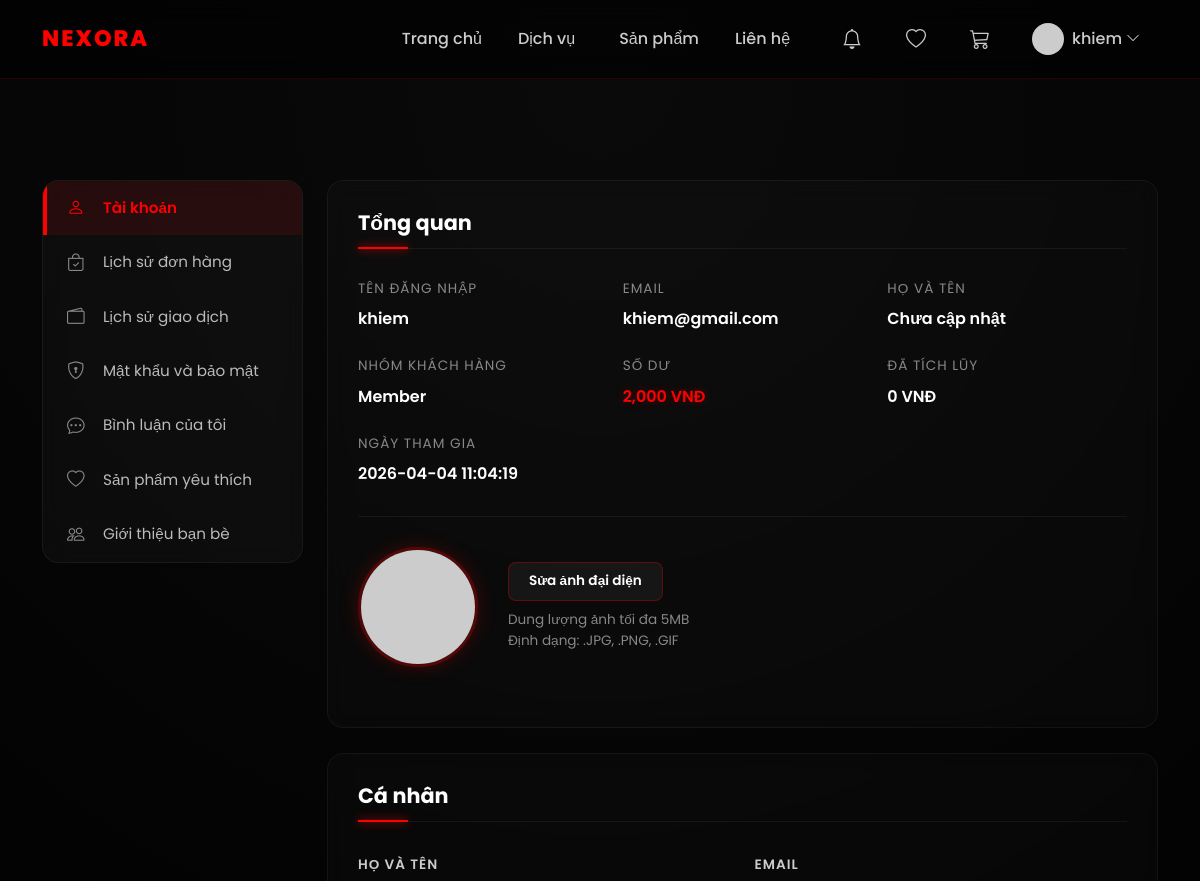
Before: /users/profile/ (signed in, upper part) with the older database file.
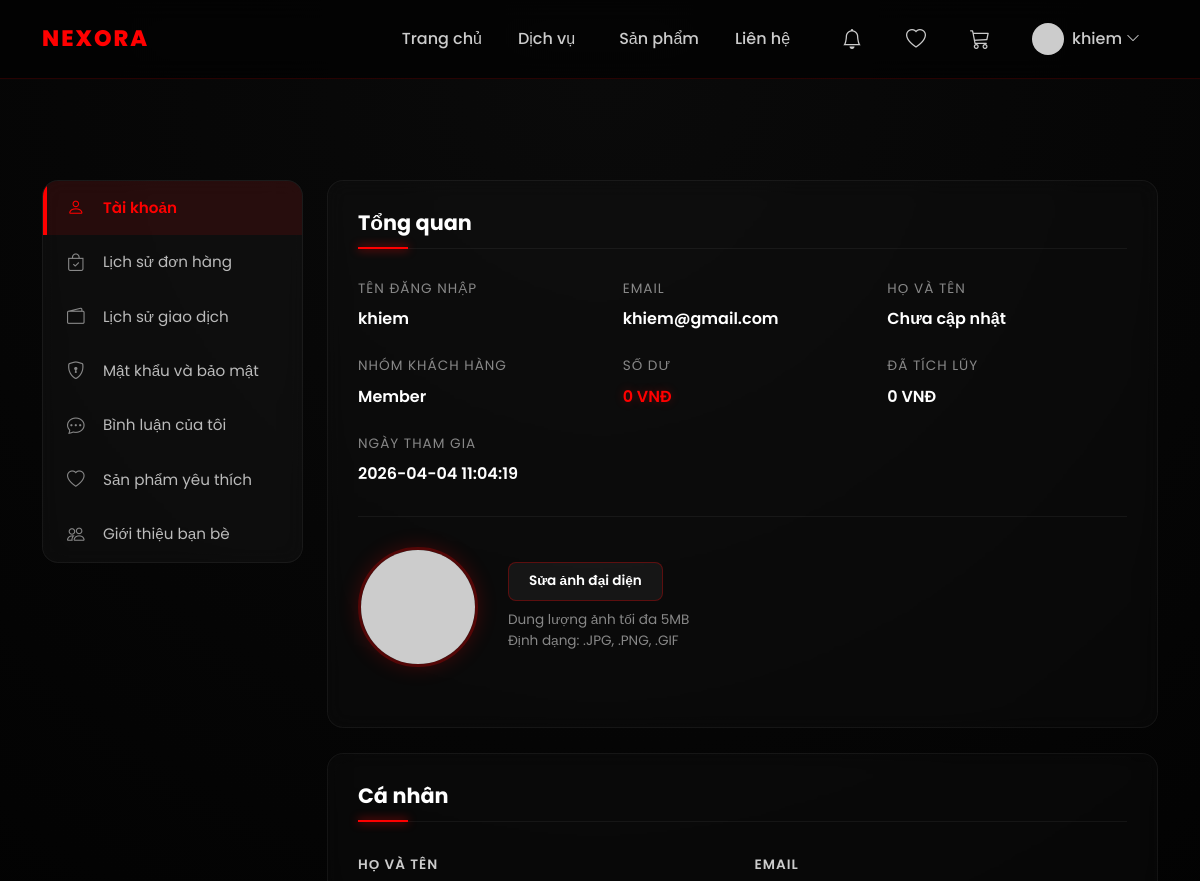
After: the same page with the newer database file.
### users/models.py (models this page shows, shortened)
class Profile(models.Model):
    user = models.OneToOneField(settings.AUTH_USER_MODEL , on_delete=models.CASCADE)
    photo = models.ImageField(upload_to='users/%Y/%m/%d/', blank=True)
    balance = models.BigIntegerField(default=0)
    fullname = models.CharField(max_length=255, blank=True)
    phone = models.CharField(max_length=20, blank=True)

### users/views.py (the view)
# urls.py: path('profile/', views.profile, name='profile'),
@login_required
def profile(request):
    try:
        profile = request.user.profile
    except Profile.DoesNotExist:
        profile = Profile.objects.create(user=request.user)
    return render(request, 'users/profile.html', {'profile': profile})

### users/templates/users/profile.html (shortened to what the changed rows need)
{% extends "shops/base.html" %}
{% load static %}
{% block extra_head %}
<link rel="stylesheet" href="{% static 'css/profile.css' %}">
{% endblock %}
{% block body_block %}
<div class="profile-page">
    <div class="container">
        <div class="row g-4">
            <div class="col-lg-9">
                <div class="content-card">
                    <div class="overview-grid">
                        <div class="overview-item">
                            <label>Họ và tên</label>
                            <span>{{ profile.fullname|default:request.user.get_full_name|default:"Chưa cập nhật" }}</span>
                        </div>
                        <div class="overview-item">
                            <label>Số dư</label>
                            <span class="text-danger">{% if profile.balance %}{{ profile.balance|floatformat:0 }}{% else %}0{% endif %} VNĐ</span>
                        </div>
                    </div>
                </div>
            </div>
        </div>
    </div>
</div>
{% endblock %}

Changed rows visible on the page:
changed Profile "Chưa cập nhật": balance "2,000" → (not shown)
Other visible differences:
text now shown: "0"
